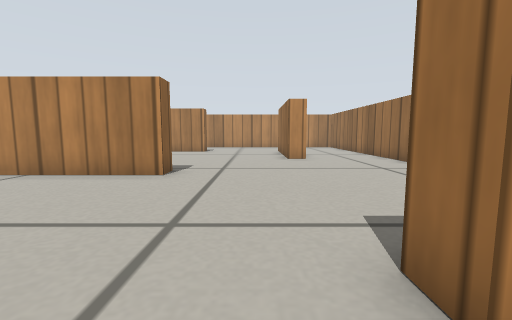
view 1 (above)

17 first-person views from a walk through a robot-simulator world made for Gazebo. The camera is 0.22 m above the floor, tilts 6° down and sees 90° across. The floor is counted in squares, 0.2 m on a side. Each view is taken from the middle of a square. On the plan, view 1 faces up. The plan holds only what a view shows up to about 11 squares ahead; the rest is blank. Gazebo's built-in surfaces are drawn with simple patterns.

view 2
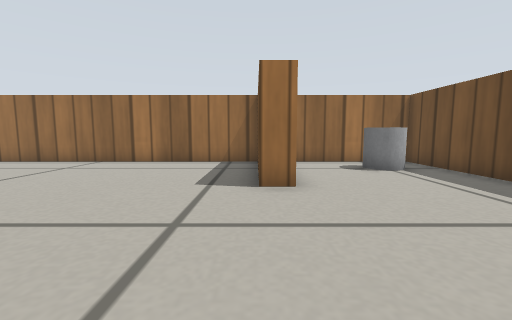

view 3
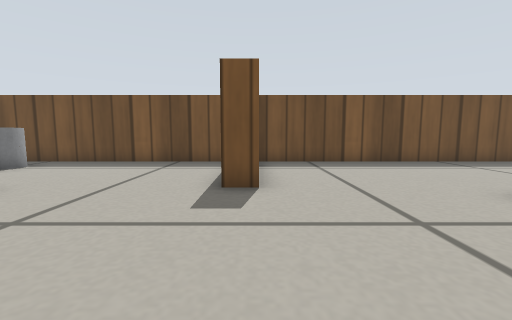

view 4
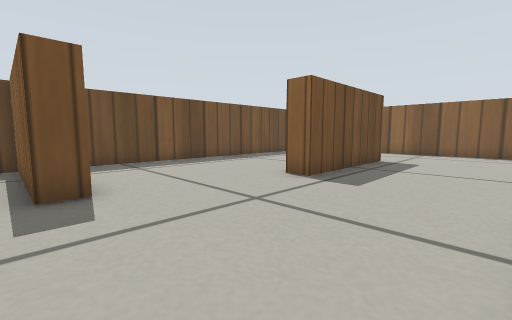

view 5
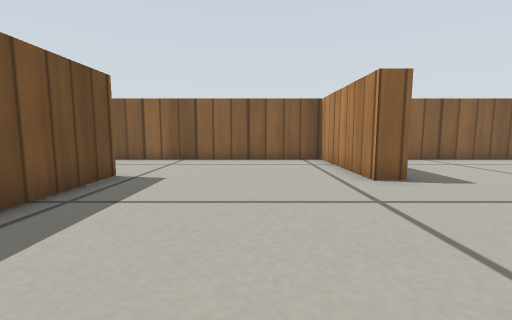

view 6
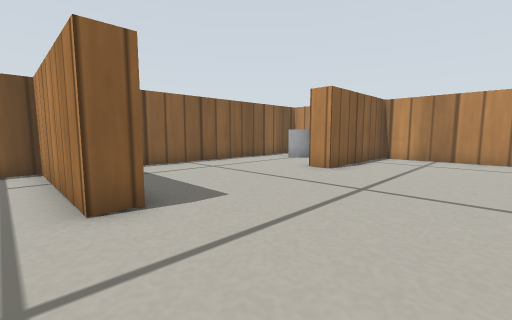

view 7
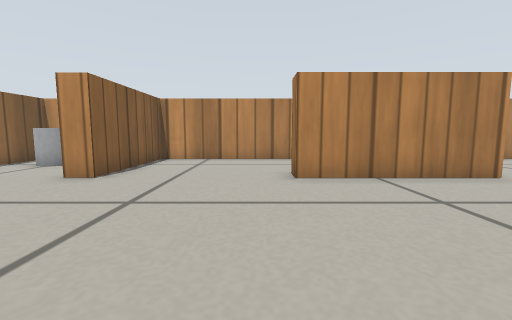

view 8
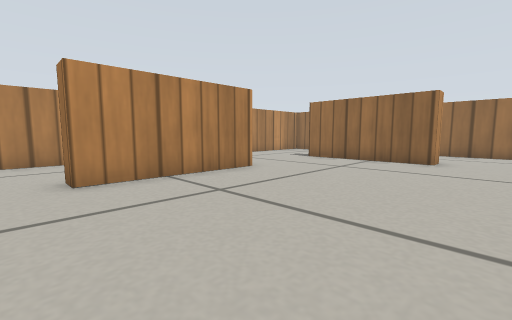

view 9
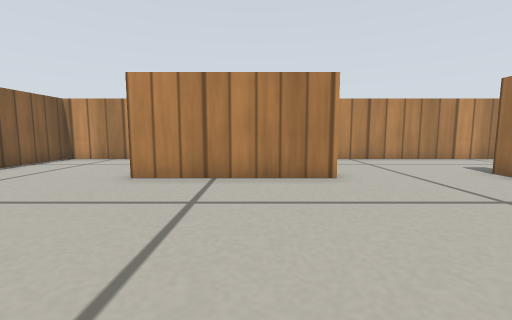

view 10
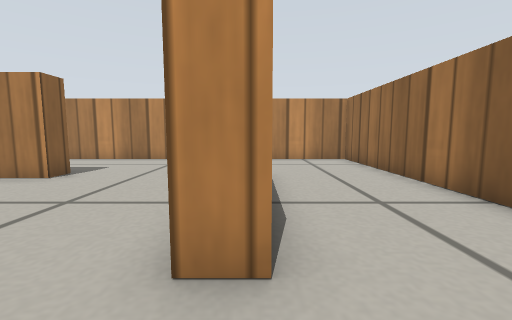

view 11
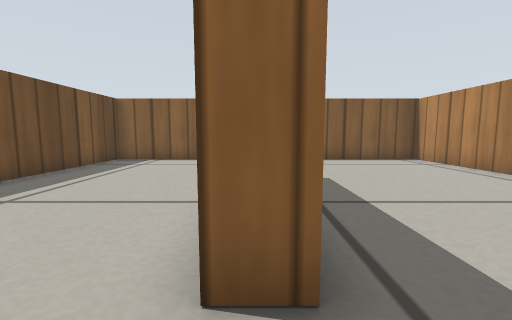

view 12
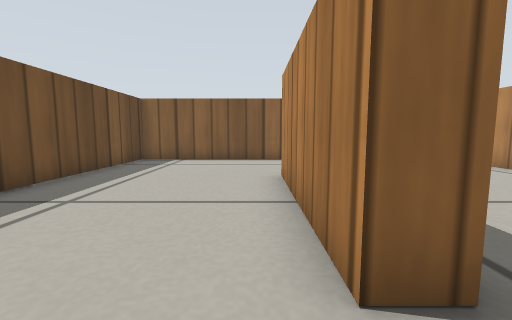

view 13
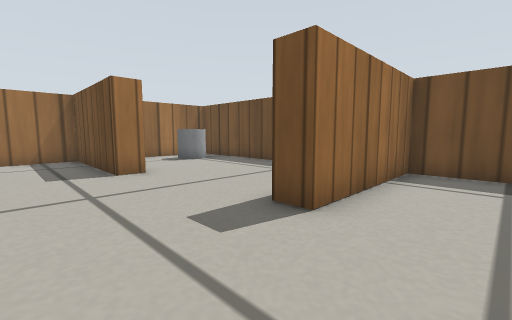

view 14
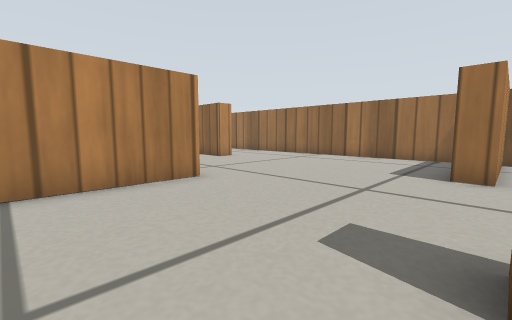

view 15
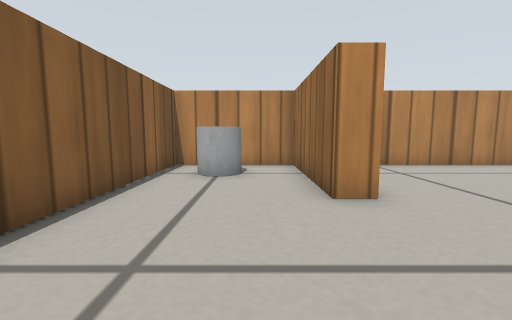

view 16
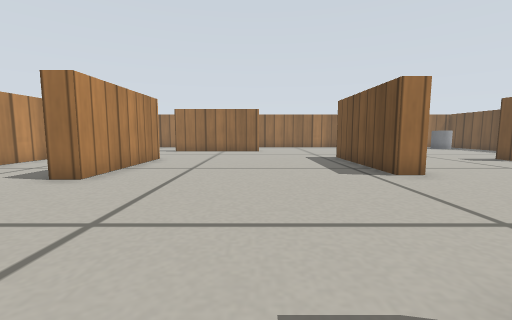

view 17
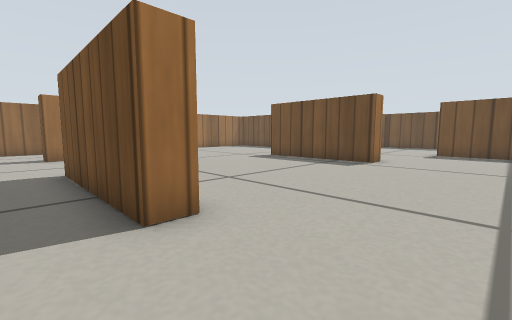

### Floor plan
Points are (right, up) in squares from view 1. A wall is a line through its corners. A room is listed if a view was taken in it or the views show most of it. See-through windows are left out.
Room 1 (view 1)
walls: (-3.3, 0.9) (-3.3, -3.7) (5.8, -3.7) (5.8, 1.2) (1.2, 1.2)
ways out: opening at (-1, 1) to room 2
objects: grey cylinder (4, -2)
Room 2 (views 2, 3, 4, 5, 6, 7, 8, 9, 10, 11, 12, 13, 14, 16, 17)
walls: (-7.4, 6.5) (-7.4, 7.3) (-2.9, 7.3); (-2.4, 7.4) (-2.4, 6.6) (-6.8, 6.6); (-12.8, 9.5) (-12.8, 8.7) (-17.7, 8.7) (-17.7, -3.7) (-4.1, -3.7) (-4.1, 0.9) (-3.3, 0.9); (-8, 15.1) (-8, 15.9) (-3, 15.9) (-3, 15.1) (-8, 15.1); (2.2, 10.8) (1.4, 10.8) (1.4, 15.9) (2.1, 15.9); (-13.6, 2.4) (-8.5, 2.4) (-8.5, 1.7) (-13.5, 1.7); (1.2, 1.2) (1.2, 1.9) (5.8, 1.9) (5.8, 19.7) (-12.8, 19.7) (-12.8, 15.1) (-13.7, 15.1)
ways out: opening at (-1, 1) to room 1; opening at (-13.5, 12.5) to room 3
Room 3 (view 15)
walls: (-13.7, 15.1) (-13.7, 19.7) (-17.7, 19.7) (-17.7, 11.4)
ways out: opening at (-13.5, 12.5) to room 2
objects: grey cylinder (-16, 18)

Positions as (right, up) in squares from view 1, and headings:
1: (0, 0), facing up
2: (-4, 2), facing right
3: (-4, 6), facing down
4: (-3, 6), facing down-left
5: (-7, 6), facing left
6: (-9, 8), facing up-left
7: (-9, 9), facing up
8: (-9, 9), facing up-right
9: (-5, 9), facing up
10: (2, 9), facing up
11: (-7, 2), facing left
12: (-7, 1), facing left
13: (-6, 4), facing down-right
14: (-6, 1), facing up-right
15: (-15, 11), facing up
16: (-14, 11), facing right
17: (-11, 17), facing down-right
